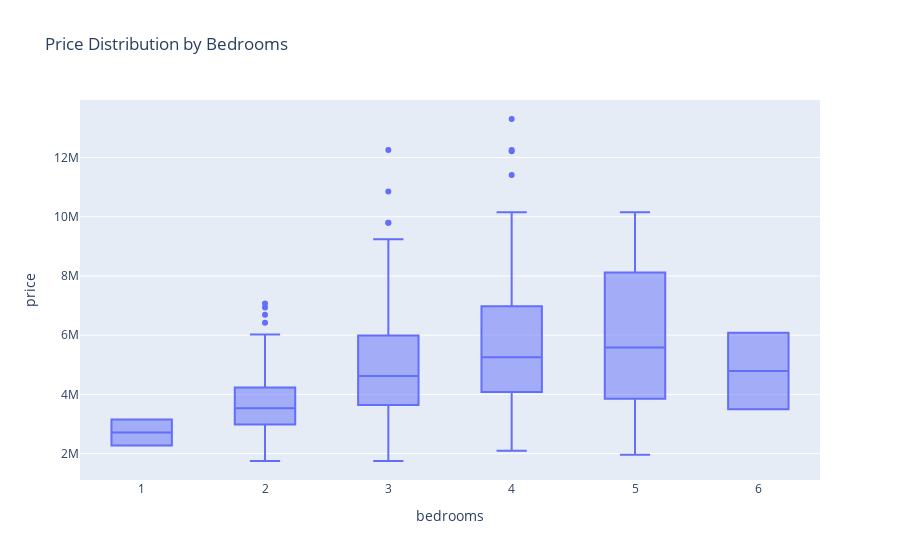

The notebook cell saved with this chart:
### Code cell
fig = px.box(df, x='bedrooms', y='price', title='Price Distribution by Bedrooms')
fig.show()

### Figure 1 — Plotly figure (JSON) as saved in the notebook; plotly's stock layout.template omitted (floating-point values rounded to 4 significant figures; data arrays with more than 128 entries replaced by an {"elided": "..."} marker saying what was removed)
{"data": [{"alignmentgroup": "True", "hovertemplate": "bedrooms=%{x}<br>price=%{y}<extra></extra>", "legendgroup": "", "marker": {"color": "#636efa"}, "name": "", "notched": false, "offsetgroup": "", "orientation": "v", "showlegend": false, "type": "box", "x": {"elided": "545 int values"}, "x0": " ", "xaxis": "x", "y": {"elided": "545 int values"}, "y0": " ", "yaxis": "y"}], "layout": {"boxmode": "group", "legend": {"tracegroupgap": 0}, "title": {"text": "Price Distribution by Bedrooms"}, "xaxis": {"anchor": "y", "domain": [0, 1], "title": {"text": "bedrooms"}}, "yaxis": {"anchor": "x", "domain": [0, 1], "title": {"text": "price"}}}}
